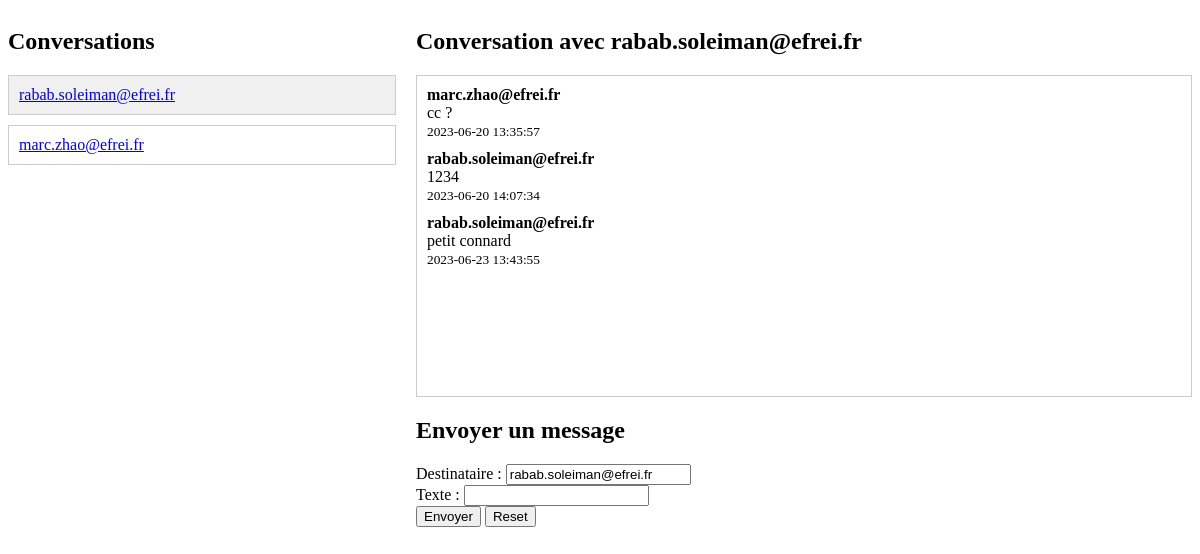
The page /PHP/Message.php?destinataire=rabab.soleiman@efrei.fr (signed in) on the database its author committed.
### tables this page shows
CREATE TABLE `messages` (
  `ID` int(50) NOT NULL,
  `expediteur_email` varchar(50) NOT NULL,
  `destinataire_email` varchar(50) NOT NULL,
  `contexte` varchar(1000) NOT NULL,
  `date_envoi` varchar(50) NOT NULL
);

### PHP/Message.php (the view, shortened to what this page needs)
<?php
include('dbConn.php');
$expediteurEmail = $_SESSION['email'];
?>
<!DOCTYPE html>
<html>
<head>
</head>
<body>
    <div class="container">
        <div class="conversation-list">
            <h2>Conversations</h2>
            <?php
            $queryUsers = "SELECT DISTINCT destinataire_email FROM messages WHERE expediteur_email = '$expediteurEmail' OR destinataire_email = '$expediteurEmail'";
            $resultUsers = mysqli_query($connection, $queryUsers);
            while ($rowUser = mysqli_fetch_assoc($resultUsers)) {
                $destinataireEmail = $rowUser['destinataire_email'];
                $activeClass = (isset($_GET['destinataire']) && $_GET['destinataire'] == $destinataireEmail) ? 'active' : '';
                echo '<div class="conversation ' . $activeClass . '">';
                echo '<a href="?destinataire=' . $destinataireEmail . '">' . $destinataireEmail . '</a>';
                echo '</div>';
            }
            ?>
        </div>
        <div class="message-box">
            <h2>Conversation avec <?php echo isset($_GET['destinataire']) ? $_GET['destinataire'] : ''; ?></h2>
            <?php
            if (isset($_GET['destinataire'])) {
                $destinataireEmail = $_GET['destinataire'];
                $queryMessages = "SELECT * FROM messages WHERE (expediteur_email = '$expediteurEmail' AND destinataire_email = '$destinataireEmail') OR (expediteur_email = '$destinataireEmail' AND destinataire_email = '$expediteurEmail')";
                $resultMessages = mysqli_query($connection, $queryMessages);
                ?>
                <div class="message-list">
                    <?php
                    while ($rowMessage = mysqli_fetch_assoc($resultMessages)) {
                        $expediteur = $rowMessage['expediteur_email'];
                        $message = $rowMessage['contexte'];
                        $dateEnvoi = $rowMessage['date_envoi'];
                        $messageClass = ($expediteur == $expediteurEmail) ? 'sent' : 'received';
                        echo '<div class="message-item ' . $messageClass . '">';
                        echo '<strong>' . $expediteur . '</strong><br>';
                        echo $message . '<br>';
                        echo '<small>' . $dateEnvoi . '</small>';
                        echo '</div>';
                    }
                    ?>
                </div>
                <h2>Envoyer un message</h2>
                <form action='' method='post'>
                    Destinataire : <input type='text' name='txtemail' value="<?php echo $destinataireEmail; ?>" required><br>
                    Texte : <input type='text' name='txttexte' required><br>
                    <input type='submit' name='btnMessage' value='Envoyer'>
                    <input type='reset' name='btnReset' value='Reset'>
                </form>
            <?php } ?>
        </div>
    </div>
</body>
</html>

### PHP/Message.php (style rules this page uses)
.container { display: flex; }
.conversation-list { flex: 1; margin-right: 20px; }
.message-box { flex: 2; }
.conversation { cursor: pointer; padding: 10px; border: 1px solid #ccc; margin-bottom: 10px; }
.conversation.active { background-color: #f0f0f0; }
.message-list { border: 1px solid #ccc; padding: 10px; height: 300px; overflow-y: scroll; }
.message-item { margin-bottom: 10px; }

### rows shown on the page
messages: expediteur_email "marc.zhao@efrei.fr", contexte "cc ?", date_envoi "2023-06-20 13:35:57"
messages: expediteur_email "rabab.soleiman@efrei.fr", contexte "1234", date_envoi "2023-06-20 14:07:34"
messages: expediteur_email "rabab.soleiman@efrei.fr", contexte "petit connard", date_envoi "2023-06-23 13:43:55"

### other values the page prints
$destinataireEmail "rabab.soleiman@efrei.fr"
$destinataireEmail "marc.zhao@efrei.fr"
$_GET['destinataire'] "rabab.soleiman@efrei.fr"
